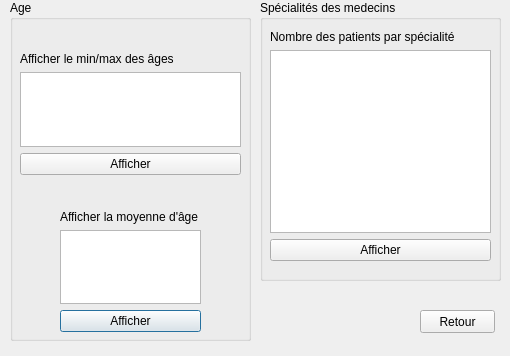
<?xml version="1.0" encoding="UTF-8"?>
<ui version="4.0">
 <class>Statistiques</class>
 <widget class="QDialog" name="Statistiques">
  <property name="geometry">
   <rect>
    <x>0</x>
    <y>0</y>
    <width>510</width>
    <height>356</height>
   </rect>
  </property>
  <property name="windowTitle">
   <string>Statistiques</string>
  </property>
  <property name="windowIcon">
   <iconset>
    <normaloff>../../Bureau/projet_image/statss.png</normaloff>../../Bureau/projet_image/statss.png</iconset>
  </property>
  <widget class="QGroupBox" name="groupBox">
   <property name="geometry">
    <rect>
     <x>10</x>
     <y>0</y>
     <width>241</width>
     <height>341</height>
    </rect>
   </property>
   <property name="title">
    <string>Age</string>
   </property>
   <widget class="QWidget" name="layoutWidget">
    <property name="geometry">
     <rect>
      <x>50</x>
      <y>190</y>
      <width>141</width>
      <height>142</height>
     </rect>
    </property>
    <layout class="QVBoxLayout" name="verticalLayout_4">
     <item>
      <widget class="QLabel" name="label_2">
       <property name="text">
        <string/>
       </property>
      </widget>
     </item>
     <item>
      <widget class="QLabel" name="label_4">
       <property name="text">
        <string>Afficher la moyenne d'âge</string>
       </property>
      </widget>
     </item>
     <item>
      <layout class="QVBoxLayout" name="verticalLayout_3">
       <item>
        <widget class="QTableView" name="tablemoy"/>
       </item>
       <item>
        <widget class="QPushButton" name="moyenne">
         <property name="text">
          <string>Afficher</string>
         </property>
        </widget>
       </item>
      </layout>
     </item>
    </layout>
   </widget>
   <widget class="QWidget" name="layoutWidget">
    <property name="geometry">
     <rect>
      <x>10</x>
      <y>52</y>
      <width>221</width>
      <height>123</height>
     </rect>
    </property>
    <layout class="QVBoxLayout" name="verticalLayout_5">
     <item>
      <widget class="QLabel" name="label">
       <property name="text">
        <string>Afficher le min/max des âges</string>
       </property>
      </widget>
     </item>
     <item>
      <layout class="QVBoxLayout" name="verticalLayout_2">
       <item>
        <widget class="QTableView" name="tableminmax"/>
       </item>
       <item>
        <widget class="QPushButton" name="minmax">
         <property name="text">
          <string>Afficher</string>
         </property>
        </widget>
       </item>
      </layout>
     </item>
    </layout>
   </widget>
  </widget>
  <widget class="QGroupBox" name="groupBox_2">
   <property name="geometry">
    <rect>
     <x>260</x>
     <y>0</y>
     <width>241</width>
     <height>281</height>
    </rect>
   </property>
   <property name="title">
    <string>Spécialités des medecins</string>
   </property>
   <widget class="QWidget" name="layoutWidget">
    <property name="geometry">
     <rect>
      <x>10</x>
      <y>30</y>
      <width>221</width>
      <height>231</height>
     </rect>
    </property>
    <layout class="QVBoxLayout" name="verticalLayout_6">
     <item>
      <widget class="QLabel" name="label_3">
       <property name="text">
        <string>Nombre des patients par spécialité</string>
       </property>
      </widget>
     </item>
     <item>
      <layout class="QVBoxLayout" name="verticalLayout">
       <item>
        <widget class="QTableView" name="tableocc"/>
       </item>
       <item>
        <widget class="QPushButton" name="patientparspec">
         <property name="text">
          <string>Afficher</string>
         </property>
        </widget>
       </item>
      </layout>
     </item>
    </layout>
   </widget>
  </widget>
  <widget class="QPushButton" name="retour_mw2">
   <property name="geometry">
    <rect>
     <x>420</x>
     <y>310</y>
     <width>75</width>
     <height>23</height>
    </rect>
   </property>
   <property name="text">
    <string>Retour</string>
   </property>
  </widget>
 </widget>
 <resources/>
 <connections/>
</ui>
